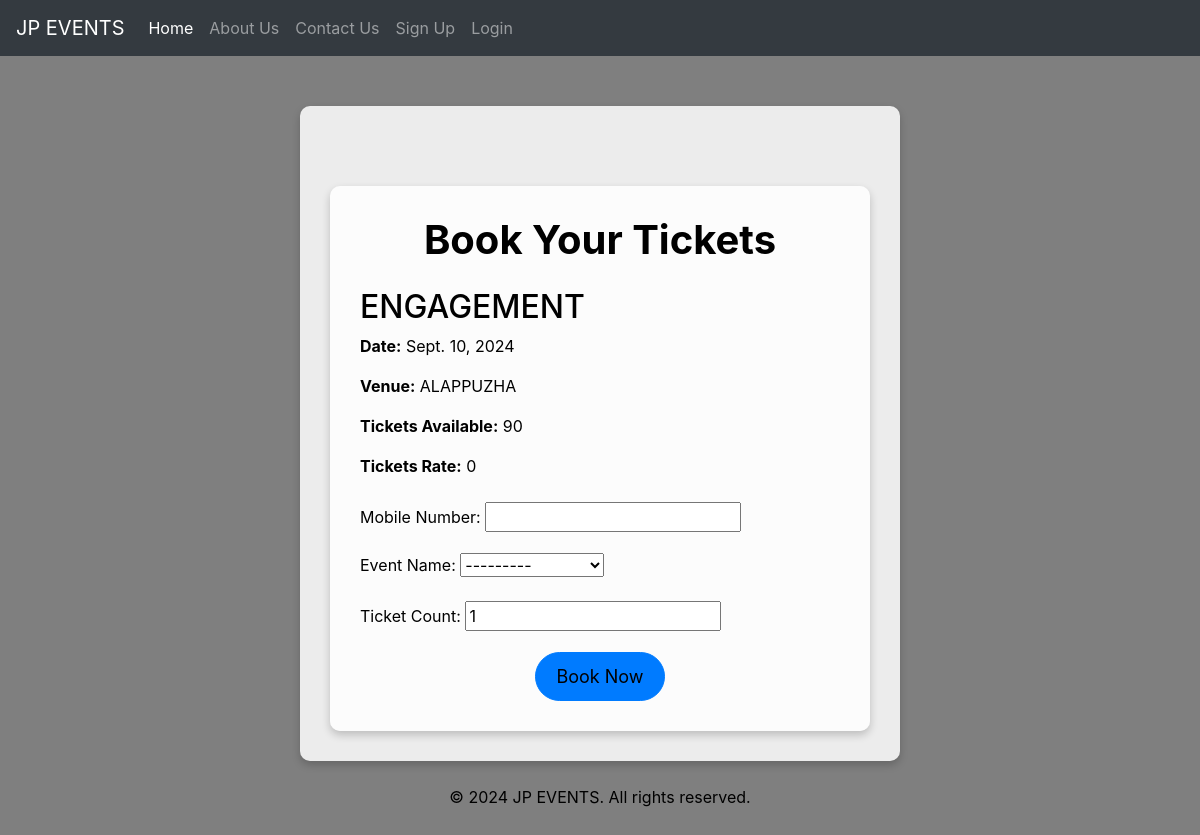
Screenshot of /booking/7/ with the database file from the repository.
### events/models.py (models this page shows)
class Events(models.Model):
    img=models.ImageField(upload_to='pic')
    name=models.CharField(max_length=50)
    venue=models.CharField(max_length=50)
    Date=models.DateField()
    rate=models.IntegerField()
    tickets_count = models.PositiveIntegerField(default=0)
    Booking_Closes_on=models.DateField()
    def __str__(self):
        return self.name

### booking/views.py (the view)
# urls.py: path('booking/<int:event_id>/', views.booking, name='booking'),
def booking(request, event_id):
    event = get_object_or_404(Events, id=event_id)
    if request.method == 'POST':
        form = Booking_form(request.POST)
        if form.is_valid():
            booking_instance = form.save(commit=False)
            booking_instance.Cust_name = request.user.username
            if event.tickets_count >= booking_instance.no_of_tickets:
                event.tickets_count -= booking_instance.no_of_tickets
                with transaction.atomic():
                    event.save()
                    booking_instance.save()
                messages.success(request, 'Booking successfully made.')
                return redirect('mybooking')
            else:
                messages.error(request, 'Not enough tickets available.')
    else:
        form = Booking_form()
    context = {
        'form': form,
        'event': event,
    }
    return render(request, 'booking.html', context)

### booking/forms.py
class Booking_form(forms.ModelForm):
    class Meta:
        model=Booking
        fields= ('Cust_phno','name','no_of_tickets')
        widgets={
            'booking_date':DateInput(),
        }
        labels={
            'Cust_name':'Customer Name',
            'Cust_phno' : 'Mobile Number',
            'name': 'Event Name',
            'booking_date': 'Booking Date',
            'no_of_tickets': 'Ticket Count',
            'rate': 'Ticket rate',
        }

### templates/booking.html (shortened to what this page needs)
{% extends "base.html" %}
{% load static %}
{% block style %}
    <link rel="stylesheet" href="{% static 'media/css/booking.css' %}">
{% endblock %}
{% block content %}
    <div class="container" style="color: black;">
        <h1 class="mb-4" style="color: black;">Book Your Tickets</h1>
        {% if event %}
        <div class="event-details mb-4">
            <h2>{{ event.name }}</h2>
            <p><strong>Date:</strong> {{ event.Date }}</p>
            <p><strong>Venue:</strong> {{ event.venue }}</p>
            <p><strong>Tickets Available:</strong> {{ event.tickets_count }}</p>
            <p><strong>Tickets Rate:</strong> {{ event.rate }}</p>
        </div>
        {% endif %}
        <form action="" method="POST" class="needs-validation" novalidate>
            {{ form.as_p }}
            <div class="form-actions">
                <button type="submit" class="btn btn-primary">Book Now</button>
            </div>
        </form>
    </div>
{% endblock %}

### static/media/css/booking.css (style rules this page uses)
.container { max-width: 600px; background-color: rgba(255, 255, 255, 0.85); padding: 30px; border-radius: 10px; box-shadow: 0 4px 8px rgba(0, 0, 0, 0.2); margin-top: 50px; color: #020000; }
h1 { color: #000000; font-weight: 700; text-align: center; }
.form-actions { text-align: center; color: #000000; }
.btn-primary { background-color: #007bff; border-color: #007bff; padding: 10px 20px; font-size: 18px; border-radius: 50px; transition: background-color 0.3s ease; color: #000000; }

### rows the page displays
Events: name "ENGAGEMENT", Date "Sept. 10, 2024", venue "ALAPPUZHA", tickets_count "90", rate "0", name "---------"
